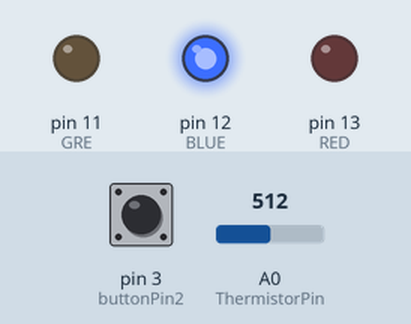
This sketch was run on a simulated Arduino Uno, built with avr-gcc and run on an emulated ATmega328P. Parts: output pins drawn as LEDs (lit = HIGH). Dashed ring = blinking. Inputs (shaded band) come from the test bench; at power-on: A0 (ThermistorPin) = 512, pin 3 (buttonPin2) LOW. Pins used as bus, display or sensor lines are not drawn; what the sketch prints to the serial monitor is not drawn.

Above: at 1.2 s.
1.3 s: A0 (ThermistorPin) set to 528
At 2.8 s:
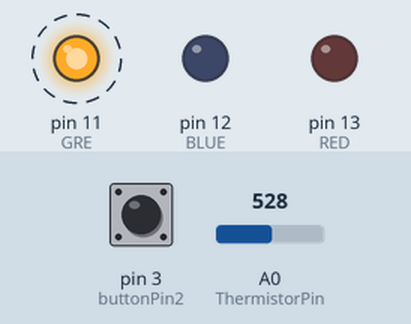
5.4 s: A0 (ThermistorPin) set to 732
8.9 s: A0 (ThermistorPin) set to 764
At 9.7 s:
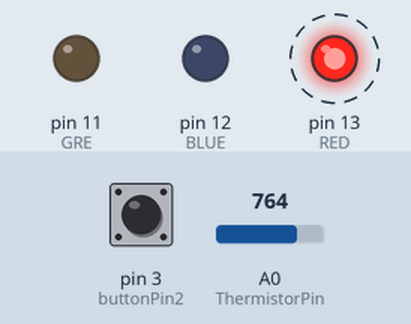
13.0 s: pin 3 (buttonPin2) pulled HIGH for 0.6 s
16.9 s: A0 (ThermistorPin) set to 716
At 18.0 s:
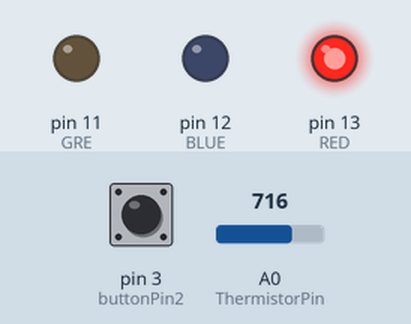
21.0 s: A0 (ThermistorPin) set to 900
At 22.0 s:
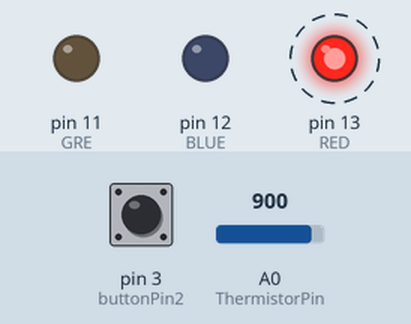
Timing chart, 0 to 26.1 s (numbered marks = the images above; inputs shaded):
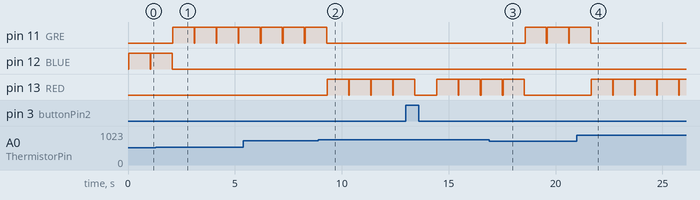

Measured:
- the behaviour switches between 519 and 520 on A0 (ThermistorPin) (found by bisection; images 0 and 1)
- the behaviour switches between 745 and 746 on A0 (ThermistorPin) (found by bisection; images 1 and 2)
- after the input at 1.3 s, pin 11 (GRE): alternates HIGH for 1.0 s and LOW for 0.03 s, starting after 0.80 s; pin 12 (BLUE): goes on until 2.1 s, then stays LOW
- after the input at 8.9 s, pin 11 (GRE): goes on until 9.3 s, then stays LOW; pin 13 (RED): alternates HIGH for 1.0 s and LOW for 0.03 s, starting after 0.42 s
- after the input at 16.9 s, pin 11 (GRE): alternates HIGH for 1.0 s and LOW for 0.03 s, starting after 1.7 s; pin 13 (RED): goes on until 18.5 s, then stays LOW
- after the input at 21.0 s, pin 11 (GRE): goes on until 21.6 s, then stays LOW; pin 13 (RED): alternates HIGH for 1.0 s and LOW for 0.03 s, starting after 0.67 s

The sketch:

temperatureSensor.ino
```cpp
//PROGRAM START
//NOTE: the temperature calculation from the voltage is the same as the equation given, but is distributed into multiple steps and redefined variables.
//For example, the coefficients of the Steinhart-Hart equation are stored as separate variables.


int ThermistorPin = 0;

//Calibration code for producing new coefficients during the calibration phase of the competition.
double lower_resist=29498.07;
double mid_resist=12052.51;
double higher_resist=2521.42;
double lower_temp=2;
double mid_temp=20.0;
double higher_temp=62;

double J=log(lower_resist);
double K=log(mid_resist);
double L=log(higher_resist);
double X=1.0/(lower_temp+273.15);
double Y=1.0/(mid_temp+273.15);
double Z=1.0/(higher_temp+273.15);

double I=(Y-X)/(K-J);
double O=(Z-X)/(L-J);

double C=((O-I)/(L-K))/(J+K+L);
double B=I-C*(J*J+J*K+K*K);
double A=X-J*(B+C*J*J);

//Utility variables and constants for the circuitry and live calculations.
int RED = 13;
int BLUE = 12;
int GRE = 11;

double T;

double Vout=0;
double totalVout=0;
int cycle=1;
int refresh = 1000;

const int buttonPin2=3;
const int power_the_button2=1;
int buttonState2=0;

bool combine = false;

void setup()
{
    pinMode(RED, OUTPUT);
    pinMode(BLUE, OUTPUT);
    pinMode(GRE, OUTPUT);
    pinMode(buttonPin2, INPUT);
    pinMode(power_the_button2, OUTPUT);
    Serial.begin(9600);
}

void loop()
{

    /*
    Initial Coefficients
    A=0.00112448806063313;
    B=0.00023485824059245;
    C=0.00000008505219328914266;*/

    /*
    1st Modification
    A=0.001361497751201684;
    B=0.0001843656859543257;
    C=0.0000003745534071063977;*/

    /*Second Modification
    A=0.0005303297498075823;
    B=0.00033120482187551733;*/

    /*Third Modification
    A=0.000454292473560131;
    B=0.00034410714722585273;
    C=-0.00000034099798605503665;*/

    /*Fourth modification is active
    A=0.001362685921;
    B=0.0001790878631;
    C=0.0000004284658997;  */


    // read the input on analog pin 0:
    int sensorValue = analogRead(ThermistorPin);


    //Button code
    //Read button's state; if pressed, then reverse the value of a designated boolean.
    digitalWrite(power_the_button2, HIGH);
    buttonState2=digitalRead(buttonPin2);
    if(buttonState2!=LOW)
    {
        combine = !combine;
        delay(1000);
    }

    //****CALCULATIONS****

    //Conditional statement to complement the previous button press detection
    if(combine)
    {
        //Average Voltage over time if the combine boolean is true
        Serial.println("Using averaged voltage");
        totalVout += double(analogRead(ThermistorPin));
        Vout=double(totalVout)/cycle++;
    }
    else
    {
        //Use normal, real-time voltage if the combine boolean is false
        Serial.println("Using real time voltage");
        totalVout=0;
        cycle=1;
        Vout=double(analogRead(ThermistorPin));
    }

    //Resistance
    double R = 10000 * (1023.0 / (float)Vout - 1.0);
                                                      //double R=(10000.0*Vout)/(5.0-Vout);
    char mes[] = {'R', ':', ' '};
    print_to_monitor(mes, R);
    printVoltage(Vout);

    //Temperature
    double logR=log(double(R));
    T=1.0/(A+B*logR+C*logR*logR*logR);
    T-=273.15;
    T=T*9.0/5 + 32;
    printTemps(1);
    T=(T-32.000000)*5.0000/9.00000;


    //LED FOR EACH TEMPERATURE

    if (T >= 0 && T <= 25.0)
    {
        digitalWrite(BLUE, HIGH);
    }
    else if (T > 25.0 && T <= 50.0)
    {
        digitalWrite(GRE, HIGH);
    }
    else if (T > 50.0 && T <= 75.0)
    {
        digitalWrite(RED, HIGH);
    }
    delay(refresh);
    off_all();
}

//***FUNCTIONS***

//Turn off all LEDs
void off_all()
{
    digitalWrite(RED, LOW);
    digitalWrite(GRE, LOW);
    digitalWrite(BLUE, LOW);
}

//Send the voltage value to the serial monitor
void printVoltage(double Vout)
{
    Serial.print("Voltage: ");
    Serial.print(Vout*5.0000000000000/1023.0000000000, 5);
}

//Send the temperature value(s) to the serial monitor
void printTemps(bool f_too)
{
    Serial.print(" || Temperature: ");
    if(f_too)
    {
        Serial.print(T, 4);
        Serial.print(" F; ");
    }
    float Tc=(T-32)*5/9;
    Serial.print(Tc, 4);
    Serial.println(" C\n");
}

//Send a argument-specified message to the serial monitor
void print_to_monitor(char messagey[], double outnum)
{
    Serial.print(messagey);
    Serial.println(outnum);
}
```
